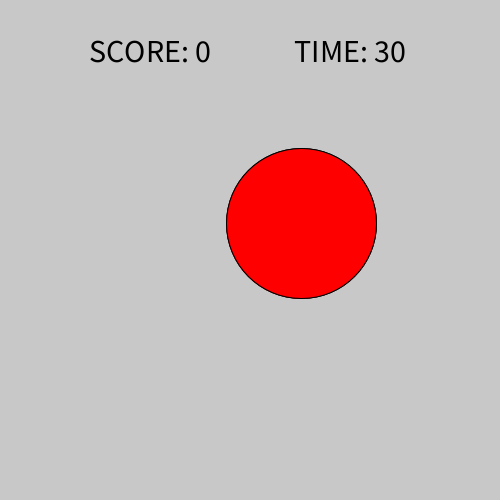
Frame 1 (no input)
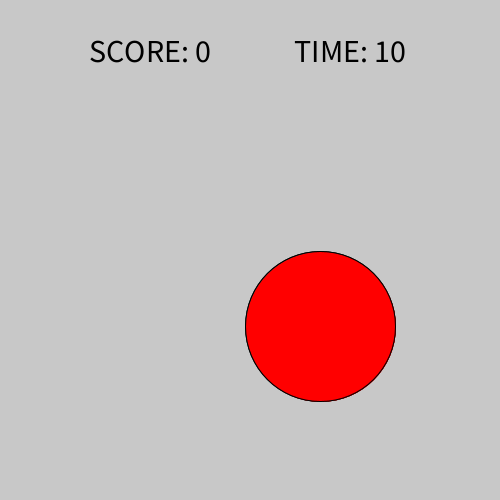
Frame 60 (the mouse pressed at the canvas centre just before this capture)
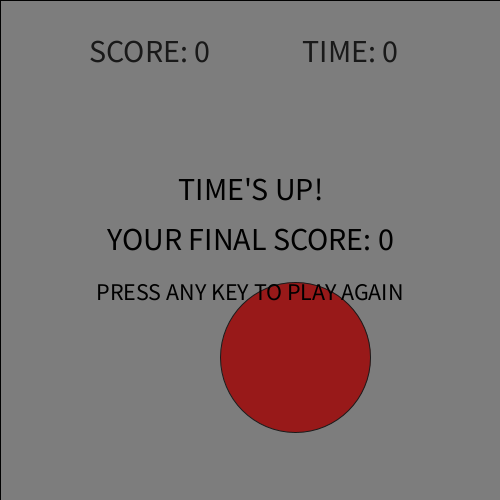
Frame 120 (the mouse held since frame 60 and released just before this capture)

The Processing sketch that drew these frames (run headless with seeded random() and noise(); from frame 60 on, the mouse is pressed at the canvas centre):

// Processing sketch: BLOBCHASER
// ── BLOBCHASER.pde
/*
  The game is called "BLOBCHASER". In the game, a target (blob) will appear at a random location on the canvas. If the player clicks within a certain radius around the target, the target changes color, 
  indicating a hit. Each hit is worth 1 point.
  Semantic versioning style: MAJOR.MINOR.PATCH
  200626: 0.1.0 - First version of BLOBCHASER.
  For upcoming versions (in no particular order):
  - A welcome screen.
  - An option to customize difficulty by letting the player choose frame rate, & target size.
  - Improved visuals (alignment, text, color).
  - Sounds?
  - A pause option.
 */
 
 
// Variables & constants.
int targetSize = 150, // Sets size of target.
    score = 0, // The number of times the player whacks the mole. Score starts at 0.
    textSize = 32; // Size of the score display text.
float targetX, targetY, // Location of target.
      targetLeftEdgeX, targetRightEdgeX, targetUpperEdgeY, targetLowerEdgeY, // The location of the target's edges.
      playTime = 30, // The length of 1 game. Could be changed later, or could be made to give the player the choice of playing time.
      time = playTime, // The time remaining. Initial value is equal to the length of 1 game.
      frameRate = 3, // Frame rate. Initial value is 3. Later versions could change value to make game harder/easier. This variable is also needed to count down the time.
      timeRounded = playTime; // A variable used to display the time onto the screen. Initial value is equal to length of 1 game.                                                                                                           

// Functions

/* 
  The function welcomeScreen() displays a welcome screen that prompts the player to press any key to begin the game.
 */
void welcomeScreen()
{
}

/*
  drawTarget() draws the target, then resets it every frame.
 */
void drawTarget()
{
  fill(255,0,0); // Makes the target red.
  stroke(1); // Makes the target have an outline.
  targetX = random(targetSize/2,width-targetSize/2); // Sets a random location of the target for each frame.
  targetY = random(height/8+textSize/2+targetSize/2,height-targetSize/2); // The "targetSize/2" paramater and the "-targetSize/2" parts ensures that the circle will appear entirely within the canvas.
                                                                          // height/8 is the y-coordinate of where the score will be displayed. Setting height/8+textSize/2+targetSize/2 as the lower 
                                                                          // value in this random() call will ensure the target does not obstruct the score.
  ellipse(targetX,targetY,targetSize,targetSize); // Draws a circular target.
  targetLeftEdgeX = targetX - targetSize/2; // Sets values for the location of the target's edges.
  targetRightEdgeX = targetX + targetSize/2; 
  targetUpperEdgeY = targetY - targetSize/2; 
  targetLowerEdgeY = targetY + targetSize/2;
}
 
/*
  mousePressed() changes the color of the target that's been hit, and adds 1 point to the score.
 */
void mousePressed()
{
  if (time >= 1/frameRate && (targetLeftEdgeX <= mouseX) && (mouseX <= targetRightEdgeX) && (targetUpperEdgeY <= mouseY) && (mouseY <= targetLowerEdgeY)) // If when the player presses the mouse, 
                                                                                                                                                           // there's still time on the clock and 
                                                                                                                                                           // the cursor is in the target:
  {
    ++score; // Adds 1 point to the score.
    fill(0,255,0); // Change the color of the target to green.
    ellipse(targetX,targetY,targetSize,targetSize); // Redraw the target at the same location, just with a different color.
  } // if (time >= 1/frameRate && targetHit)
} // mousePressed()

/*
  Displays the score.
 */
void scoreDisplay()
{
  textSize(textSize); // Sets text size.
  fill(0); // Makes text black.
  textAlign(CENTER);
  text("SCORE: " + score, width/10*3, height/8); // Displays the score.
}

/* 
  Countdown logic.
 */
void timeCountdown()
{
  time -= 1/frameRate; // Time changes with every frame.
  timeRounded = round(time);  // Since the "time" variable will have a non-zero decimal part during the game due to the frame rate change, another variable, timeDisplay, which only displays 
                                 // the whole-number part of time, would make the time more accurately expressed because then, the time decreases by 1 with every passing second.
} // void timeCountdown()

/*
  Display the time.
 */
void timeDisplay()
{
  textSize(textSize); // Sets text size.
  fill(0); // Makes text black.
  textAlign(CENTER);
  text("TIME: " + int(timeRounded), width/10*7, height/8); // Displays the time.
}

/* 
  Freeze the target in its most recent position at the end of the game.
 */
void targetEndGame()
{
  fill(255,0,0); // Make the target red.
  stroke(1); // Makes the target have an outline.
  ellipse(targetX,targetY,targetSize,targetSize); // Draws a circular target.
}

/* 
  Announces the end of the game, prompts player to press any key to restart.
 */
void endGameScreen()
{
  // Once time is up:
  if (time < 1/frameRate)
  {
    // Draw a transparent dark grey rectangle on top of the existing game to use as background for end-game text.
    fill(50,50,50,128); // Use a darker shade of grey than the current game background, but still transparent to see the background.
    rect(0,0,width,height); // Draws a rectangle that overlaps the entire game.
    // Displays a text announcing the end of the game, recapping the score.
    textSize(textSize);
    fill(0);
    noStroke();
    textAlign(CENTER);
    text("TIME'S UP!", width/2, height/10*4);
    text("YOUR FINAL SCORE: " + score, width/2, height/10*5);
    // Prompts the player to press any key to restart the game.
    textSize(textSize/5*4); // Make text size smaller so the longer sentence fits inside the canvas better.
    text("PRESS ANY KEY TO PLAY AGAIN", width/2, height/10*6);
  } // if (time < 1/frameRate)
}

/* 
  The reset() function will reset the values of variables to its starting state so that a new game can be started.
*/
void reset()
{
  time = playTime; // Resets the time.
  score = 0; // Resets the score.
} // reset()

/* 
  When any key is pressed, if the time is up, the frame count will be reset to -1. When the frame count increments to frame 0, it re-runs setup without you trying to call it directly.
 */
void keyPressed()
{
  if (time < 1/frameRate)
  {
    reset();
  }
}

void setup()
{
  size(500,500); // Sets canvas size to 500x500 pixels.
  frameRate(frameRate); // Sets frame rate.
  reset();
} // setup()

void draw()
{
  background(200); // Resets background after every frame.
  scoreDisplay();
  timeDisplay();
  if (time >= 1/frameRate)
  {
      drawTarget(); 
      timeCountdown();
  } // if (time >= 1/frameRate)
  targetEndGame();
  endGameScreen();
} // draw()
